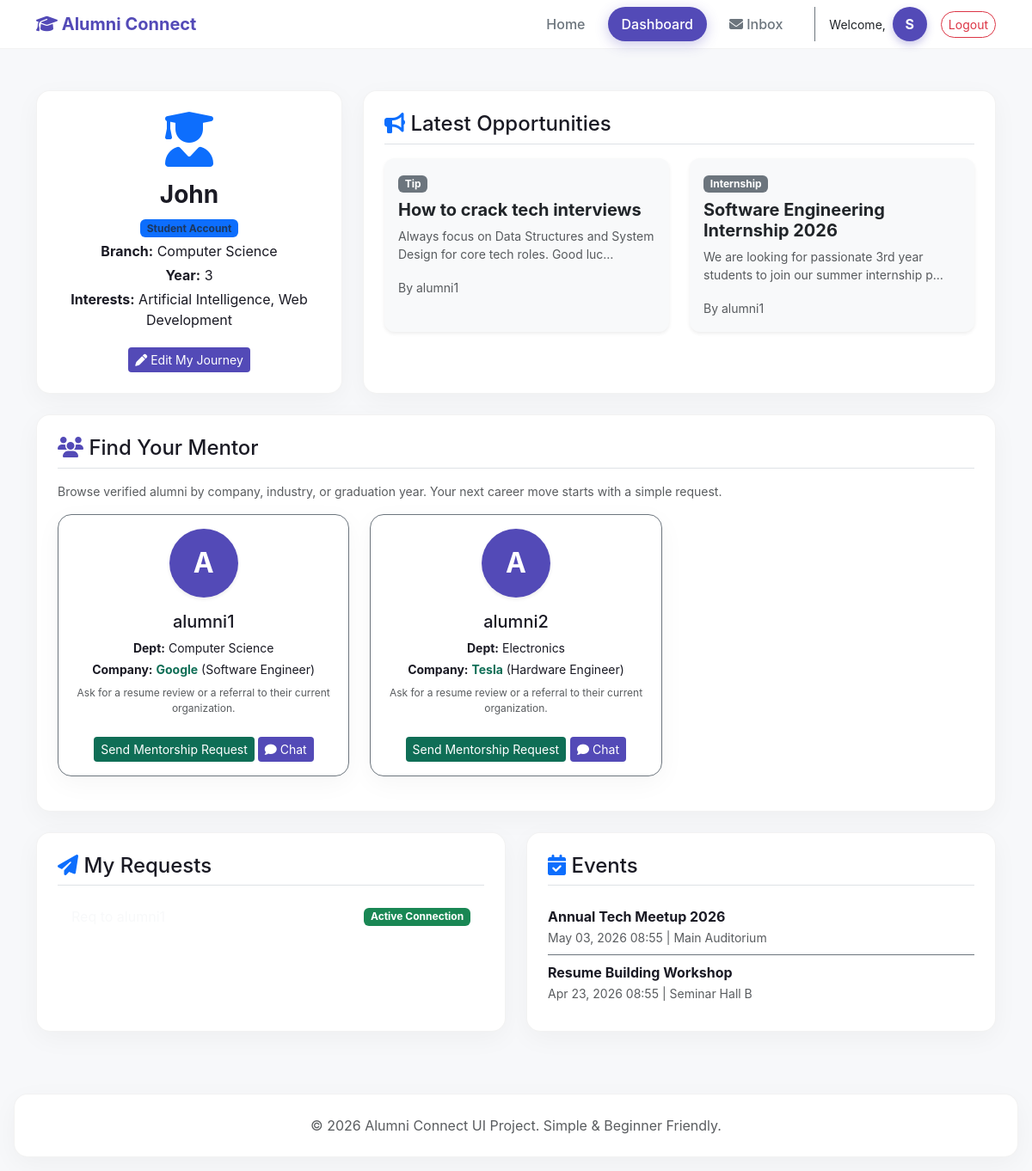
Page /dashboard/student/ (signed in) on the committed database.
### mainapp/models.py (models this page shows, shortened)
class User(AbstractUser):
    is_student = models.BooleanField('student status', default=False)
    is_alumni = models.BooleanField('alumni status', default=False)

class StudentProfile(models.Model):
    user = models.OneToOneField(User, on_delete=models.CASCADE, related_name='student_profile')
    profile_picture = models.ImageField(upload_to='profile_pics/', blank=True, null=True)
    resume = models.FileField(upload_to='resumes/', blank=True, null=True)
    branch = models.CharField(max_length=100)
    year = models.IntegerField(null=True, blank=True)
    interests = models.TextField(blank=True)
    is_verified = models.BooleanField(default=False)

class Post(models.Model):
    POST_TYPES = (
        ('Job', 'Job'),
        ('Internship', 'Internship'),
        ('Tip', 'Career Tip'),
    )
    author = models.ForeignKey(User, on_delete=models.CASCADE, related_name='posts', limit_choices_to={'is_alumni': True})
    title = models.CharField(max_length=200)
    content = models.TextField()
    post_type = models.CharField(max_length=20, choices=POST_TYPES, default='Job')
    created_at = models.DateTimeField(auto_now_add=True)

class AlumniProfile(models.Model):
    user = models.OneToOneField(User, on_delete=models.CASCADE, related_name='alumni_profile')
    profile_picture = models.ImageField(upload_to='profile_pics/', blank=True, null=True)
    department = models.CharField(max_length=100)
    company = models.CharField(max_length=100, blank=True)
    role = models.CharField(max_length=100, blank=True)
    experience = models.TextField(blank=True)  # in years or description
    skills = models.TextField(blank=True)
    is_verified = models.BooleanField(default=False)

class MentorshipRequest(models.Model):
    STATUS_CHOICES = (
        ('Pending', 'Pending'),
        ('Accepted', 'Accepted'),
        ('Rejected', 'Rejected'),
    )
    student = models.ForeignKey(User, on_delete=models.CASCADE, related_name='sent_requests', limit_choices_to={'is_student': True})
    alumni = models.ForeignKey(User, on_delete=models.CASCADE, related_name='received_requests', limit_choices_to={'is_alumni': True})
    message = models.TextField(blank=True)
    status = models.CharField(max_length=10, choices=STATUS_CHOICES, default='Pending')
    created_at = models.DateTimeField(auto_now_add=True)

class Event(models.Model):
    title = models.CharField(max_length=200)
    description = models.TextField()
    date = models.DateTimeField()
    location = models.CharField(max_length=200)
    created_by = models.ForeignKey(User, on_delete=models.SET_NULL, null=True, related_name='events')
    created_at = models.DateTimeField(auto_now_add=True)

### mainapp/views.py (the view)
# urls.py: path('dashboard/student/', views.student_dashboard, name='student_dashboard'),
@login_required
def student_dashboard(request):
    if not request.user.is_student:
        return redirect('home')
    alumni_list = AlumniProfile.objects.filter(is_verified=True)
    posts = Post.objects.all().order_by('-created_at')
    events = Event.objects.all().order_by('-date')
    sent_requests = MentorshipRequest.objects.filter(student=request.user)
    return render(request, 'student_dashboard.html', {
        'alumni_list': alumni_list,
        'posts': posts,
        'events': events,
        'sent_requests': sent_requests
    })

### templates/student_dashboard.html (shortened to what this page needs)
{% extends 'base.html' %}
{% block content %}
<div class="row fade-in">
    <div class="col-md-4 mb-4">
        <div class="glass-card p-4 text-center hover-3d h-100 tilt-effect">
            <div class="hover-3d-inner">
                <i class="fa-solid fa-user-graduate text-primary mb-3" style="font-size: 4rem;"></i>
                <h3 class="fw-bold">{{ user.first_name|default:user.username }}</h3>
                <p class="text-muted mb-1 badge bg-primary">Student Account</p>
                {% if user.student_profile %}
                    <p class="mb-1"><strong>Branch:</strong> {{ user.student_profile.branch }}</p>
                    <p class="mb-1"><strong>Year:</strong> {{ user.student_profile.year }}</p>
                    <p class="mb-1"><strong>Interests:</strong> {{ user.student_profile.interests }}</p>
                {% else %}
                    <p class="text-danger small">Profile incomplete. Edit your profile to get the best experience.</p>
                {% endif %}
                <a href="{% url 'edit_profile' %}" class="btn btn-sm btn-primary-brand mt-3"><i class="fa-solid fa-pen"></i> Edit My Journey</a>
            </div>
        </div>
    </div>
    <div class="col-md-8 mb-4">
        <div class="glass-card p-4 h-100">
            <h4 class="mb-3 border-bottom pb-2"><i class="fa-solid fa-bullhorn text-primary"></i> Latest Opportunities</h4>
            {% if posts %}
                <div class="row">
                {% for post in posts|slice:":4" %}
                    <div class="col-md-6 mb-3">
                        <div class="card bg-light border-0 shadow-sm h-100 hover-3d tilt-effect" style="border-radius: 12px;">
                            <div class="card-body hover-3d-inner">
                                <span class="badge bg-secondary mb-2">{{ post.post_type }}</span>
                                <h5 class="card-title fw-bold text-dark">{{ post.title }}</h5>
                                <p class="card-text text-muted small">{{ post.content|truncatechars:80 }}</p>
                                <p class="card-text"><small class="text-muted">By {{ post.author.username }}</small></p>
                            </div>
                        </div>
                    </div>
                {% endfor %}
                </div>
            {% else %}
                <p class="text-muted">No recent posts available.</p>
            {% endif %}
        </div>
    </div>
</div>
<div class="row fade-in" style="transition-delay: 0.2s;">
    <div class="col-12 mb-4">
        <div class="glass-card p-4">
            <h4 class="mb-3 border-bottom pb-2"><i class="fa-solid fa-users text-primary-brand"></i> Find Your Mentor</h4>
            <p class="text-muted small">Browse verified alumni by company, industry, or graduation year. Your next career move starts with a simple request.</p>
            <div class="row">
                {% for alumni in alumni_list %}
                    <div class="col-md-4 mb-3">
                        <div class="glass-card p-3 border border-secondary text-center">
                            {% if alumni.profile_picture %}
                                <img src="{{ alumni.profile_picture.url }}" class="rounded-circle shadow-sm mb-3" style="width:80px; height:80px; object-fit:cover; border: 3px solid var(--primary-color);">
                            {% else %}
                                <div class="avatar-circle shadow-sm mb-3 mx-auto" style="width:80px; height:80px; font-size:2rem;">{{ alumni.user.username|make_list|first }}</div>
                            {% endif %}
                            <h5>{{ alumni.user.username }}</h5>
                            <p class="mb-1 small"><strong>Dept:</strong> {{ alumni.department }}</p>
                            <p class="mb-1 small"><strong>Company:</strong> <span class="text-teal fw-bold">{{ alumni.company }}</span> ({{ alumni.role }})</p>
                            <p class="text-muted mt-2" style="font-size: 0.75rem;">Ask for a resume review or a referral to their current organization.</p>
                            <a href="{% url 'send_request' alumni.user.id %}" class="btn btn-sm btn-connect mt-2">Send Mentorship Request</a>
                            <a href="{% url 'chat_thread' alumni.user.username %}" class="btn btn-sm btn-primary-brand mt-2"><i class="fa-solid fa-comment"></i> Chat</a>
                        </div>
                    </div>
                {% empty %}
                    <p class="text-muted col-12">No verified alumni found just yet.</p>
                {% endfor %}
            </div>
        </div>
    </div>
</div>
<div class="row fade-in" style="transition-delay: 0.4s;">
    <div class="col-md-6 mb-4">
        <div class="glass-card p-4 h-100">
            <h4 class="mb-3 border-bottom pb-2"><i class="fa-solid fa-paper-plane text-primary"></i> My Requests</h4>
            <ul class="list-group list-group-flush bg-transparent">
                {% for req in sent_requests %}
                    <li class="list-group-item bg-transparent text-light border-secondary d-flex justify-content-between align-items-center">
                        <span style="color:var(--text-color);">Req to {{ req.alumni.username }}</span>
                        {% if req.status == 'Pending' %}
                            <span class="badge bg-warning text-dark">Pending Approval</span>
                        {% elif req.status == 'Accepted' %}
                            <span class="badge bg-success">Active Connection</span>
                        {% else %}
                            <span class="badge bg-danger">{{ req.status }}</span>
                        {% endif %}
                    </li>
                {% empty %}
                    <li class="list-group-item bg-transparent" style="color:var(--text-color);">No requests sent.</li>
                {% endfor %}
            </ul>
        </div>
    </div>
    <div class="col-md-6 mb-4">
        <div class="glass-card p-4 h-100">
            <h4 class="mb-3 border-bottom pb-2"><i class="fa-solid fa-calendar-check text-primary"></i> Events</h4>
            <ul class="list-group list-group-flush bg-transparent">
                {% for event in events %}
                    <li class="list-group-item bg-transparent border-secondary ps-0" style="color:var(--text-color);">
                        <strong>{{ event.title }}</strong><br>
                        <small class="text-muted">{{ event.date|date:"M d, Y H:i" }} | {{ event.location }}</small>
                    </li>
                {% empty %}
                    <p class="text-muted">No upcoming events.</p>
                {% endfor %}
            </ul>
        </div>
    </div>
</div>
{% endblock %}

### templates/base.html (shortened to what this page needs)
{% load static %}
<!DOCTYPE html>
<html lang="en">
<head>
    <link href="https://cdn.jsdelivr.net/npm/bootstrap@5.3.0/dist/css/bootstrap.min.css" rel="stylesheet">
    <link rel="stylesheet" href="https://cdnjs.cloudflare.com/ajax/libs/font-awesome/6.4.0/css/all.min.css">
    <link rel="stylesheet" href="{% static 'css/style.css' %}">
</head>
<body>
    <nav class="navbar navbar-expand-lg modern-navbar sticky-top tilt-effect">
        <div class="container tilt-inner">
            <a class="navbar-brand fw-bold " href="{% url 'home' %}">
                <i class="fa-solid fa-graduation-cap text-primary-brand"></i> <span class="text-primary-brand">Alumni Connect</span>
            </a>
            <div class="collapse navbar-collapse" id="navbarNav">
                <ul class="navbar-nav ms-auto align-items-center">
                    <li class="nav-item">
                        <a class="nav-link {% if request.resolver_match.url_name == 'home' %}active-pill{% endif %}" href="{% url 'home' %}">Home</a>
                    </li>
                    {% if user.is_authenticated %}
                        {% if user.is_student %}
                        <li class="nav-item"><a class="nav-link {% if request.resolver_match.url_name == 'student_dashboard' %}active-pill{% endif %}" href="{% url 'student_dashboard' %}">Dashboard</a></li>
                        <li class="nav-item"><a class="nav-link {% if request.resolver_match.url_name == 'chat_inbox' %}active-pill{% endif %}" href="{% url 'chat_inbox' %}"><i class="fa-solid fa-envelope"></i> Inbox</a></li>
                        {% elif user.is_superuser %}
                        <li class="nav-item"><a class="nav-link {% if request.resolver_match.url_name == 'admin_dashboard' %}active-pill{% endif %}" href="{% url 'admin_dashboard' %}">Admin Dashboard</a></li>
                        {% endif %}
                        <li class="nav-item ms-3 border-start ps-3 border-secondary d-flex align-items-center gap-2">
                            <span class="text-dark small">Welcome,</span>
                            <div class="avatar-circle" title="{{ user.username }}" style="overflow: hidden;">
                                {% if user.is_student and user.student_profile.profile_picture %}
                                    <img src="{{ user.student_profile.profile_picture.url }}" alt="{{ user.username }}" style="width: 100%; height: 100%; object-fit: cover;">
                                {% elif user.is_alumni and user.alumni_profile.profile_picture %}
                                    <img src="{{ user.alumni_profile.profile_picture.url }}" alt="{{ user.username }}" style="width: 100%; height: 100%; object-fit: cover;">
                                {% else %}
                                    {{ user.username|make_list|first }}
                                {% endif %}
                            </div>
                        </li>
                        <li class="nav-item ms-3">
                            <form action="{% url 'logout' %}" method="post" class="d-inline">
                                <button type="submit" class="btn btn-sm btn-outline-danger" style="border-radius: 20px;">Logout</button>
                            </form>
                        </li>
                    {% endif %}
                </ul>
            </div>
        </div>
    </nav>
    <main class="container my-5">
        {% block content %}
        {% endblock content %}
    </main>
    <footer class="text-center py-4 mt-5 glass-card mx-3 mb-3">
        <p class="mb-0 text-muted">&copy; 2026 Alumni Connect UI Project. Simple & Beginner Friendly.</p>
    </footer>
</body>
</html>

### static/css/style.css (style rules this page uses)
:root { --shell-bg: #f7f8fa; --card-bg: #ffffff; --primary-color: #534AB7; --teal-color: #0F6E56; --coral-color: #993C1D; --text-dark: #1a1a24; --text-muted: #6c757d; --glass-border: rgba(0, 0, 0, 0.05); }
body { margin: 0; font-family: 'Inter', system-ui, -apple-system, sans-serif; background: var(--shell-bg); color: var(--text-dark); min-height: 100vh; overflow-x: hidden; }
.glass-card { background: var(--card-bg); border: 1px solid var(--glass-border); border-radius: 16px; padding: 2rem; transition: all 0.4s cubic-bezier(0.175, 0.885, 0.32, 1.275); box-shadow: 0 8px 30px rgba(0, 0, 0, 0.04); transform-style: preserve-3d; }
.btn { transition: all 0.3s ease; }
.modern-navbar { background: rgba(255, 255, 255, 0.95); backdrop-filter: blur(10px); border-bottom: 1px solid var(--glass-border); }
.modern-navbar .navbar-brand { color: var(--primary-color) !important; }
.modern-navbar .nav-link { color: var(--text-muted) !important; font-weight: 500; border-radius: 20px; margin: 0 5px; padding: 8px 16px !important; transition: all 0.3s ease; }
.modern-navbar .nav-link.active-pill { background: var(--primary-color) !important; color: white !important; box-shadow: 0 4px 15px rgba(83, 74, 183, 0.3); }
.btn-connect, .bg-teal { background-color: var(--teal-color) !important; color: white !important; border: none !important; }
.text-teal { color: var(--teal-color) !important; }
.text-primary-brand { color: var(--primary-color) !important; }
.btn-primary-brand { background-color: var(--primary-color) !important; color: white !important; border: none !important; }
.avatar-circle { width: 40px; height: 40px; border-radius: 50%; background: var(--primary-color); display: flex !important; align-items: center; justify-content: center; font-weight: bold; color: white !important; box-shadow: 0 4px 10px rgba(83, 74, 183, 0.3); text-transform: uppercase; text-decoration: none; }
.fade-in { animation: fadeIn 0.8s ease forwards; opacity: 0; }
.tilt-effect { will-change: transform; }
.tilt-inner { transform: translateZ(40px); }

### rows in the picture
User: username|make_list "S", first_name "John", student_profile.branch "Computer Science", student_profile.year "3", student_profile.interests "Artificial Intelligence, Web Development"
Post: post_type "Tip", title "How to crack tech interviews", content "Always focus on Data Structures and System Design for core tech roles. Good luc…", author.username "alumni1"
Post: post_type "Internship", title "Software Engineering Internship 2026", content "We are looking for passionate 3rd year students to join our summer internship p…", author.username "alumni1"
AlumniProfile: user.username|make_list "A", user.username "alumni1", department "Computer Science", company "Google", role "Software Engineer"
AlumniProfile: user.username|make_list "A", user.username "alumni2", department "Electronics", company "Tesla", role "Hardware Engineer"
MentorshipRequest: status "Active Connection"
Event: title "Annual Tech Meetup 2026", date "May 03, 2026 08:55", location "Main Auditorium"
Event: title "Resume Building Workshop", date "Apr 23, 2026 08:55", location "Seminar Hall B"
